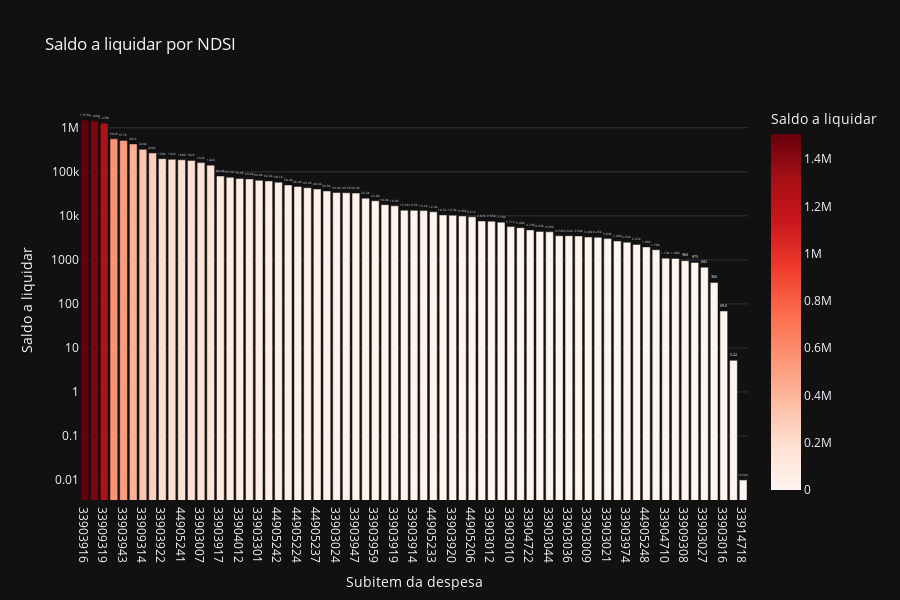

This figure's notebook cell:
### Code cell
# Saldo a liquidar por Subitem
cols = ['NDSI', 'A_LIQUIDAR']

df_aux = df.loc[:, cols].groupby('NDSI').sum().sort_values(by= 'A_LIQUIDAR', ascending=False).reset_index()
df_aux = df_aux[df_aux['A_LIQUIDAR'] > 0]
fig = px.bar(df_aux, 
             x='NDSI', 
             y='A_LIQUIDAR',
             title='Saldo a liquidar por NDSI',
             labels={'NDSI':'Subitem da despesa', 'A_LIQUIDAR':'Saldo a liquidar'},
             text_auto='.3s',
             height=600,
             log_y=True,
             color='A_LIQUIDAR',
             color_continuous_scale = 'reds',
             template='plotly_dark')
fig.update_traces(textposition = 'outside', cliponaxis = False, hovertemplate=None)
fig.update_layout(hovermode="x unified")

fig.show()

### Figure 1 — Plotly figure (JSON) as saved in the notebook; plotly's stock layout.template omitted (floating-point values rounded to 4 significant figures)
{"data": [{"alignmentgroup": "True", "cliponaxis": false, "legendgroup": "", "marker": {"color": [1506000.0, 1440000.0, 1272000.0, 561500.0, 516700.0, 431468, 324000.0, 268900.0, 199000.0, 192300.0, 187860, 182100.0, 162200.0, 142057, 80400.0, 75470.0, 70870.0, 69000, 64030.0, 61990.0, 58060.0, 50360.0, 46380.0, 43560.0, 40620.0, 36810.0, 33920.0, 33470.0, 32910.0, 25220.0, 22000, 17980.0, 16892, 13460.0, 13340, 13210.0, 12391, 10490.0, 10345, 9947.0, 9514, 7666.0, 7547.0, 7182, 5711.0, 5400, 4794.0, 4433.0, 4330.0, 3534, 3524.0, 3500, 3301.0, 3264, 3045.0, 2685.0, 2528.0, 2249, 1976.0, 1700.0, 1096.0, 1080, 960, 875.0, 682.2, 305.6, 69, 5.22, 0.01], "coloraxis": "coloraxis", "pattern": {"shape": ""}}, "name": "", "offsetgroup": "", "orientation": "v", "showlegend": false, "textposition": "outside", "texttemplate": "%{y:.3s}", "type": "bar", "x": ["33903916", "33909318", "33909319", "33903963", "33903943", "33903304", "33909314", "33901514", "33903922", "33904016", "44905241", "33903702", "33903007", "33903302", "33903917", "33903004", "33904012", "33909302", "33903301", "33903006", "44905242", "33903039", "44905224", "33903950", "44905237", "33903944", "33903024", "33903946", "33903947", "33903309", "33903959", "44905212", "33903919", "33903022", "33903914", "44905230", "44905233", "33903025", "33903920", "33903958", "44905206", "33903042", "33903012", "33903969", "33903010", "33903912", "33904722", "33903028", "33903044", "44905234", "33903036", "33903209", "33903009", "33903001", "33903021", "33903026", "33903974", "33903017", "44905248", "33909301", "33904710", "33903011", "33909308", "33903018", "33903027", "33903014", "33903016", "33903096", "33914718"], "xaxis": "x", "y": [1506000.0, 1440000.0, 1272000.0, 561500.0, 516700.0, 431468, 324000.0, 268900.0, 199000.0, 192300.0, 187860, 182100.0, 162200.0, 142057, 80400.0, 75470.0, 70870.0, 69000, 64030.0, 61990.0, 58060.0, 50360.0, 46380.0, 43560.0, 40620.0, 36810.0, 33920.0, 33470.0, 32910.0, 25220.0, 22000, 17980.0, 16892, 13460.0, 13340, 13210.0, 12391, 10490.0, 10345, 9947.0, 9514, 7666.0, 7547.0, 7182, 5711.0, 5400, 4794.0, 4433.0, 4330.0, 3534, 3524.0, 3500, 3301.0, 3264, 3045.0, 2685.0, 2528.0, 2249, 1976.0, 1700.0, 1096.0, 1080, 960, 875.0, 682.2, 305.6, 69, 5.22, 0.01], "yaxis": "y"}], "layout": {"barmode": "relative", "coloraxis": {"colorbar": {"title": {"text": "Saldo a liquidar"}}, "colorscale": [[0, "rgb(255,245,240)"], [0.125, "rgb(254,224,210)"], [0.25, "rgb(252,187,161)"], [0.375, "rgb(252,146,114)"], [0.5, "rgb(251,106,74)"], [0.625, "rgb(239,59,44)"], [0.75, "rgb(203,24,29)"], [0.875, "rgb(165,15,21)"], [1, "rgb(103,0,13)"]]}, "height": 600, "hovermode": "x unified", "legend": {"tracegroupgap": 0}, "title": {"text": "Saldo a liquidar por NDSI"}, "xaxis": {"anchor": "y", "domain": [0, 1], "title": {"text": "Subitem da despesa"}}, "yaxis": {"anchor": "x", "domain": [0, 1], "title": {"text": "Saldo a liquidar"}, "type": "log"}}}
